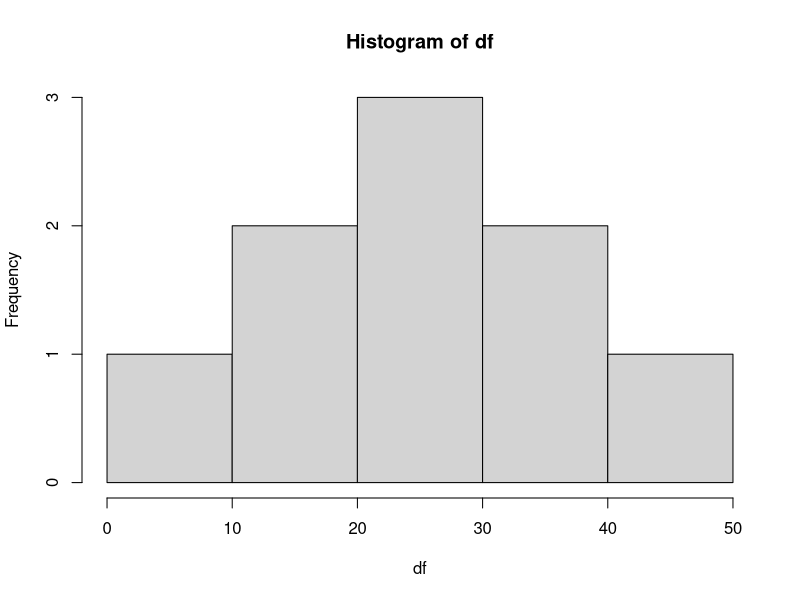

Here is the R script that generated this plot: (Note: this script raises an error after producing the figure.)
# Q1.

# The following data:

df <- c(10, 9, 31, 10, 20, 3, 10, 11)

mean(df)
sd(df)
median(df)

df <- c(7, 14, 18, 25, 29, 24, 33, 37, 43)
hist(df)

pnorm(36, mean = 36, sd = 5)
pnorm(40, mean = 36, sd = 5) - pnorm(30, mean = 36, sd = 5) 

set.seed(10)
round(rnorm(5, 60, 20))

city1 <- c(100000, 950000, 85000, 123000, 870000)
city2 <- c(51000, 97000, 145000, 1250000, 133000)

wilcox.test(city1, city2)

set.seed(10)
before <- round(rnorm(n=10, mean=100, sd=10))
set.seed(10)
after <- round(rnorm(n=10, mean=95, sd=10))

t.test(before, after, paired = T)

# Create correlated data
require(MASS)
out <- mvrnorm(50, mu = c(0,0), Sigma = matrix(c(1,-0.56,-0.56,1), ncol = 2),
               empirical = TRUE)


png(file="exam\\scatterNegative.png", width=8,height=6, units = 'in', res=100)
plot(out[,1], out[,2], xlab = "GDP ($)", ylab = "Child mortality (n)", xaxt='n', yaxt='n')
dev.off()

20000 + -1.2*12000
20000 + (-1.2*12000) 

0.30*240

(100/65)*58

pnorm(60, mean=50, sd=15) - pnorm(30, mean=50, sd=15)
prob<-1-(pnorm(30,mean=50,sd=15,lower.tail=T)+pnorm(60,mean=50,sd=15,lower.tail = F))
prob

pnorm(40, mean = 36, sd = 5) - pnorm(30, mean = 36, sd = 5)
1-(pnorm(30, mean = 36, sd = 5,lower.tail = T) + pnorm(40, mean = 36, sd = 5, lower.tail = F))

x = c(1,3,6,3,2,5,6,7,5,4)
y = c(4,7,5,2,1,4,5,6,7,8)
z <- data.frame(x,y)
lm.out <- lm(z$x~z$y)
